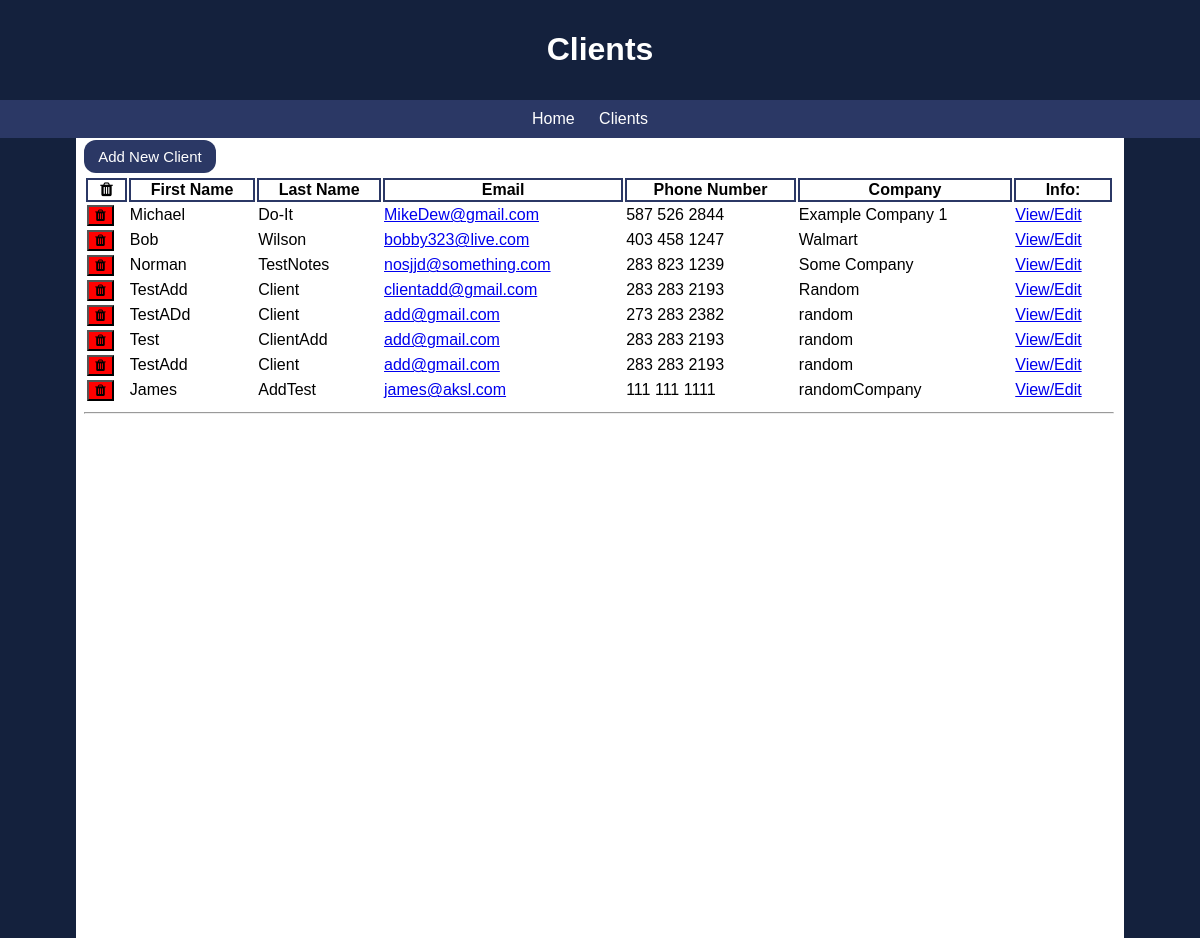
Before: /clients/ with the older database file.
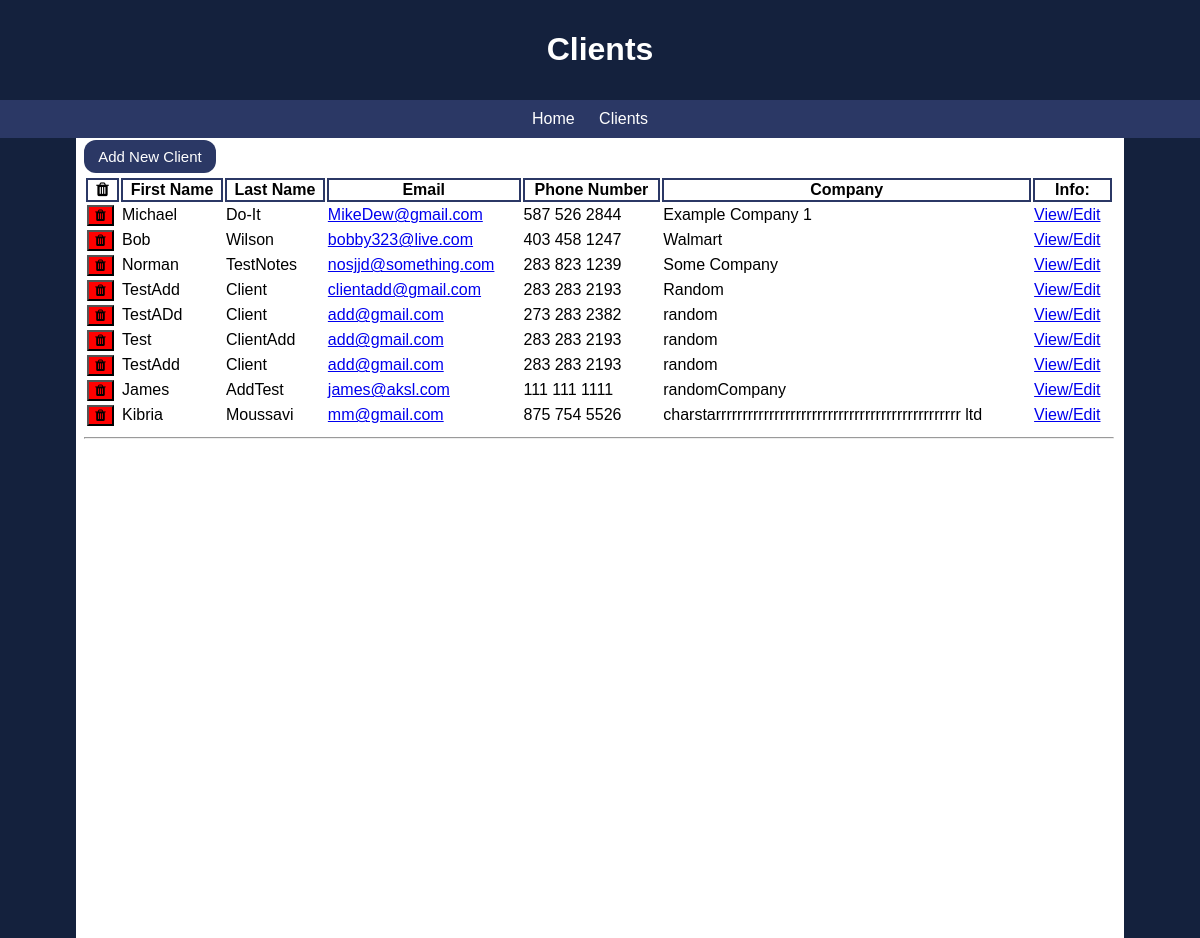
After: the same page with the newer database file.
### AppCRM/models.py (models this page shows)
class Clients(models.Model):
    first_name = models.CharField(max_length=200)
    last_name = models.CharField(max_length=200)
    email = models.EmailField(max_length=250)
    phone = models.CharField(max_length=200)
    company = models.CharField(max_length=300)
    notes = models.CharField(max_length=750, default="<No Available Notes>")

### AppCRM/views.py (the view)
# urls.py: path("clients/",views.client_list,name="Clients"),
def client_list(request):
    items = Clients.objects.all()
    return render(request, "clients.html", {"client_list": items})

### AppCRM/templates/clients.html
{% extends "base.html" %}
{% load static %}
{% block css %}
    <link rel="stylesheet" href="{% static 'css/clientstyles.css' %}" type="text/css">
    <link rel="stylesheet" href="https://cdnjs.cloudflare.com/ajax/libs/font-awesome/4.7.0/css/font-awesome.min.css">
{% endblock %}
{% block header_title %}Clients{% endblock %}
{% block content %}
    <div class="button-div">
        <a class="add-button" href={% url 'Add' %}> Add New Client</a>
    </div>
    <table>
        <th class="del-head"><i class="fa fa-trash"></i></th>
        <th>First Name</th>
        <th>Last Name</th>
        <th>Email</th>
        <th>Phone Number</th>
        <th>Company</th>
        <th>Info: </th>
        {% for client in client_list %}
            <tr class="row">
                <td class="del-row" ><button class="delete-btn"><i class="fa fa-trash"></i></button></td>
                <td>{{ client.first_name }}</td>
                <td>{{ client.last_name }}</td>
                <td><a href="mailto:{{ client.email }}">{{ client.email }}</a></td>
                <td>{{ client.phone}}</td>
                <td>{{ client.company }}</td>
                <td>
                    <a href="{% url 'Info' client.id %}">View/Edit</a>
                </td>
            </tr>
        {% endfor %}
    </table>
    <hr>
{% endblock %}

Changed rows visible on the page:
added Clients: first_name "Kibria", last_name "Moussavi", email "mm@gmail.com", phone "875 754 5526", company "charstarrrrrrrrrrrrrrrrrrrrrrrrrrrrrrrrrrrrrrrrrrrrrr ltd"
